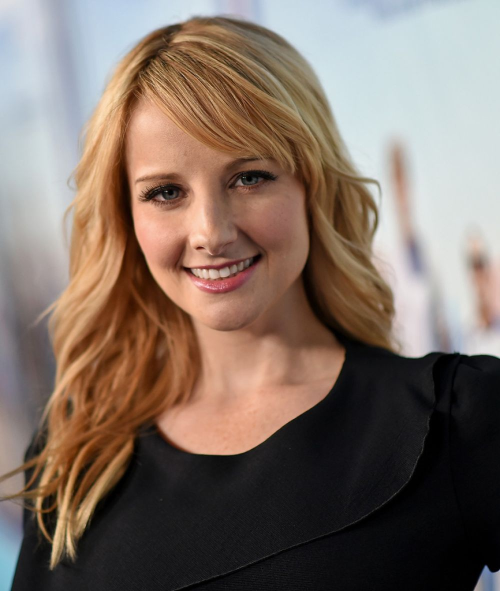
#> input picture notebooks/bernie2.jpg, 1000 x 1182 px, given in place of the camera (shown at 1/2 size)
$ python 3-image-filters.py
#> lines starting #> are read from the running program, lines starting #| are printed output that depends on the picture; after the words box and inside, x2 and y2 are one past the last pixel; in counts of white or black regions, pixels touching at a corner belong together
#> further down, frame is the input picture: shape (1182, 1000, 3); mean B, G, R 100.8, 111.1, 127.2
from __future__ import absolute_import
from __future__ import division
from __future__ import print_function

__version__ = '1.0.0'
__author__= 'Robert Caranog'

import cv2
import numpy as np

def apply_invert(frame):
    return cv2.bitwise_not(frame)
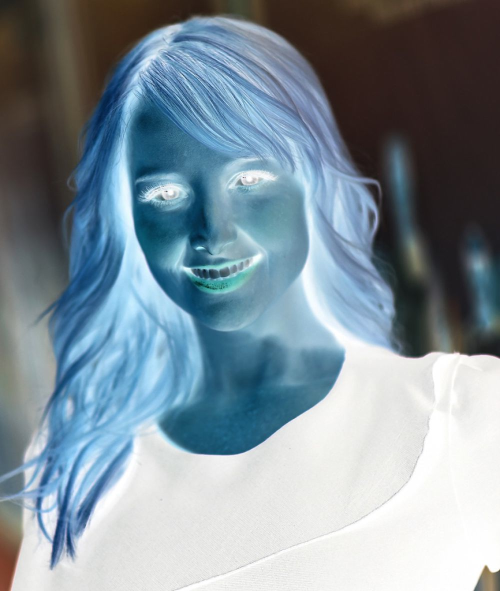
#> returned value: shape (1182, 1000, 3) (shown at 1/2 size); mean of channels 0, 1, 2 154.2, 143.9, 127.8; drawn as B, G, R

def apply_sepia(frame, intensity=0.5):
#> called with intensity = 0.5
    blue, green, red = 20, 66,112
    #frame = cv2.cvtColor(frame, cv2.COLOR_BGR2BGRA)
    frame = apply_alpha_convert(frame)
    frame_height, frame_width, frame_channel = frame.shape
#> frame_height = 1182; frame_width = 1000; frame_channel = 4
    sepia_bgra = (blue, green, red,1)

    overlay = np.full((frame_height, frame_width, 4), sepia_bgra, dtype='uint8')

    frame = cv2.addWeighted(overlay, intensity, frame, 1.0, 0)
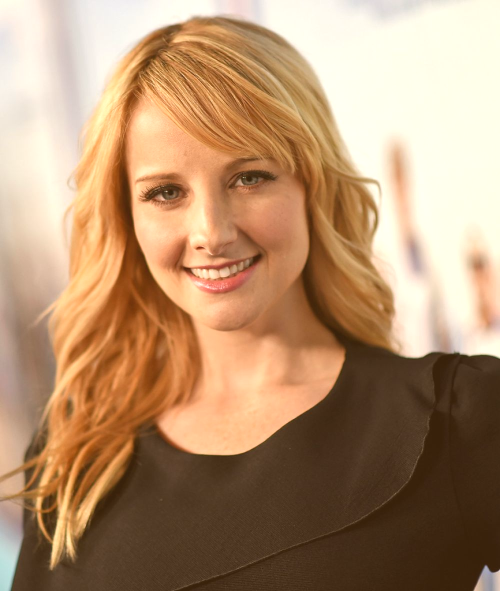
#> frame: shape (1182, 1000, 4) (shown at 1/2 size); mean B, G, R, A 110.8, 143.8, 179, 255
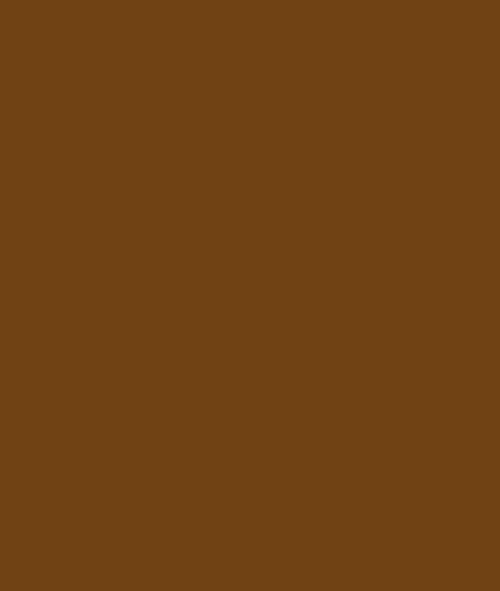
#> overlay: shape (1182, 1000, 4) (shown at 1/2 size); mean B, G, R, A 20, 66, 112, 1
    frame = cv2.cvtColor(frame, cv2.COLOR_BGRA2BGR)
#> frame: shape (1182, 1000, 3)
    return frame

def apply_reddish(frame, intensity=0.5):
#> called with intensity = 0.5
    blue, green, red = 0, 0, 204
    frame = cv2.cvtColor(frame, cv2.COLOR_BGR2BGRA)
    frame_height, frame_width, frame_channel = frame.shape
#> frame_height = 1182; frame_width = 1000; frame_channel = 4
    red_bgra = (blue, green, red,1)

    red_overlay = np.full((frame_height, frame_width, 4), red_bgra, dtype='uint8')

    frame = cv2.addWeighted(red_overlay, intensity, frame, 1.0, 0)
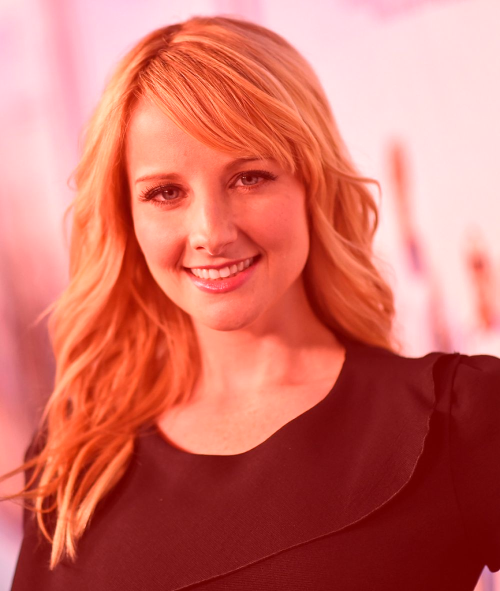
#> frame: shape (1182, 1000, 4) (shown at 1/2 size); mean B, G, R, A 100.8, 111.1, 207.6, 255
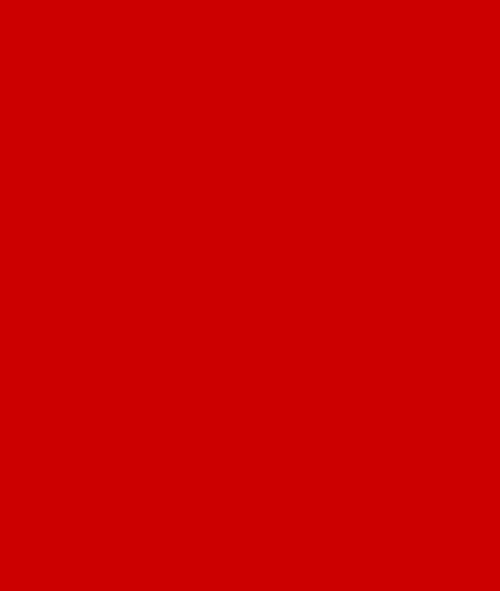
#> red_overlay: shape (1182, 1000, 4) (shown at 1/2 size); mean B, G, R, A 0, 0, 204, 1
    frame = cv2.cvtColor(frame, cv2.COLOR_BGRA2BGR)
#> frame: shape (1182, 1000, 3)
    return frame

def apply_alpha_convert(frame):
    try:
        frame.shape[3]
    except IndexError:
        frame = cv2.cvtColor(frame, cv2.COLOR_BGR2BGRA)
        return frame

def apply_portrait_mode(frame):
    frame = apply_alpha_convert(frame)
    gray = cv2.cvtColor(frame,cv2.COLOR_BGR2GRAY)
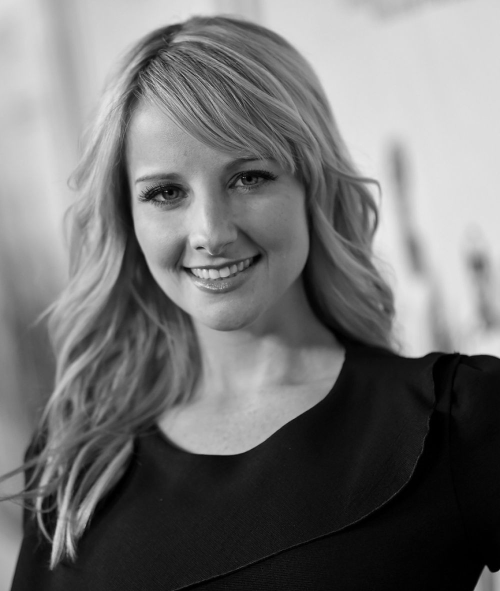
#> gray: shape (1182, 1000) (shown at 1/2 size); min 0, max 240, mean 114.7
    _, mask= cv2.threshold(gray, 120,255,cv2.THRESH_BINARY)
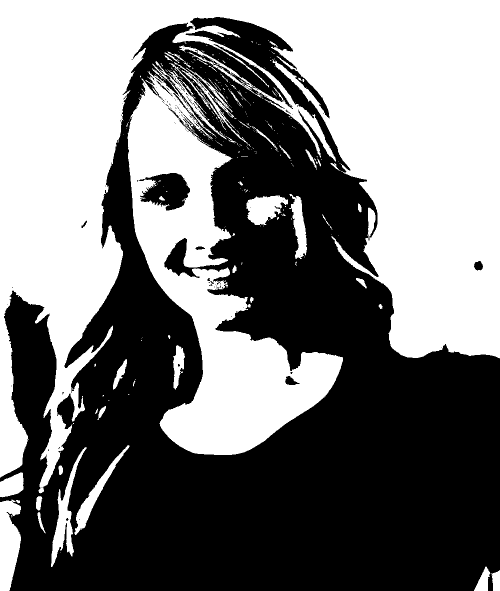
#> mask: shape (1182, 1000) (shown at 1/2 size); 47.8% white; 344 white regions (288 under 20 px), largest, box (x1, y1, x2, y2) and area: (0, 0, 1000, 987) 419895, (255, 122, 686, 910) 116124, (0, 999, 42, 1182) 5779
    mask = cv2.cvtColor(mask,cv2.COLOR_GRAY2BGRA)
#> mask: shape (1182, 1000, 4)
    blurred = cv2.GaussianBlur(frame,(21,21), 0)
    blended = apply_blend(frame,blurred,mask)
    frame = cv2.cvtColor(blended, cv2.COLOR_BGRA2BGR)
    return frame

def apply_blend(frame_1, frame_2, mask):
    alpha = mask/ 255.0
    blended = cv2.convertScaleAbs(frame_1 * (1 - alpha) + (frame_2 * alpha))
    return blended


cap = cv2.VideoCapture(0)


while True:
    _, frame = cap.read()

    invert = apply_invert(frame)
    sepia = apply_sepia(frame)
    reddish = apply_reddish(frame)
    portrait = apply_portrait_mode(frame)
    cv2.imshow('frame', frame)
    cv2.imshow('invert', invert)
    cv2.imshow('sepia', sepia)
    cv2.imshow('red', reddish)
    cv2.imshow('portrait', portrait)

    k = cv2.waitKey(1)
#> (key q is pressed here)

    if k == ord('q') or k ==27:
        cap.release()
        cv2.destroyAllWindows()
        break

cap.release()
cv2.destroyAllWindows()

$ run again, on notebooks/caranog-robert.jpg
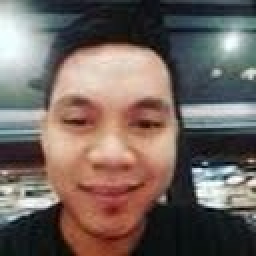
#> input picture notebooks/caranog-robert.jpg, 128 x 128 px, given in place of the camera (shown 2 times larger)
#> frame is the input picture: shape (128, 128, 3); mean B, G, R 95.6, 101.6, 114.9
#> in apply_portrait_mode, `_, mask= cv2.threshold(gray, 120,255,cv2.THRESH_BINARY)`:
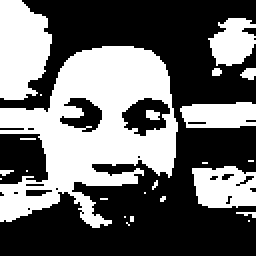
#> mask: shape (128, 128) (shown 2 times larger); 41.5% white; 24 white regions (17 under 20 px), largest, box (x1, y1, x2, y2) and area: (0, 23, 89, 114) 4261, (0, 0, 26, 50) 1025, (96, 83, 128, 104) 532
#> in apply_blend, `blended = cv2.convertScaleAbs(frame_1 * (1 - alpha) + (frame_2 * alpha))`:
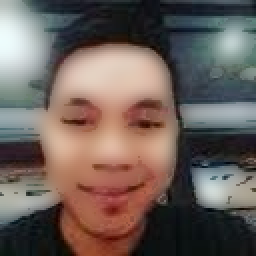
#> blended: shape (128, 128, 4) (shown 2 times larger); mean B, G, R, A 89.9, 95.7, 108.9, 255
